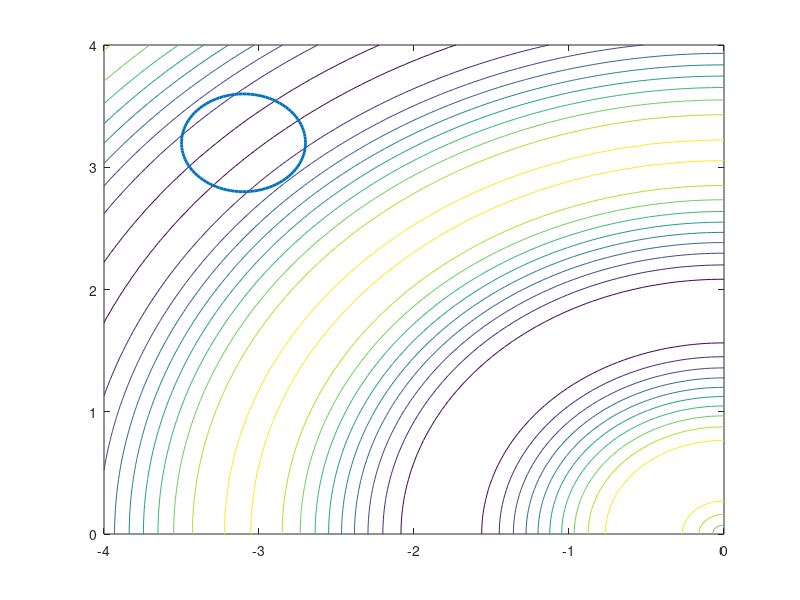

MATLAB code to generate this figure:
function test
    % threat_source = [6.2280, 17.781, 15.681, 6.5280, 22.581, 15.057, 21.036; 8.5230, 4.6080, 17.208, 13.629, 21.108, 11.835, 15.846; 2.2826, 1.9663, 2.8540, 2.0762, 1.9393, 2.4483, 2.4404];
    % threat_source = [6.77, 13.57, 10.13, 16.81, 14.04, 23.45; 23.07, 22.65, 17.48, 15.55, 11.22, 8.95; 1.93, 2.47, 1.49, 1.88, 2.52, 2.25];
    threat_source = [-3.1; 3.2; 0.4];

    x = linspace(-4,0,100);
    y = linspace(0,4,100);
    [xx, yy] = meshgrid(x, y);
    z = altitude(xx, yy);
    % for i=1:100
    %     for j=1:100
    %         z(i,j) = altitude([x(i);y(j)]);
    %     endfor
    % endfor 
    figure
    contour(x,y,z);
    plotThreat_source (threat_source);
    hold on;

    
endfunction

function z = altitude (x, y)
    a = 0.4;
    b = 2.6;
    d = 1.3;
    g = 2.4;
%     x = way_point(1,:);
%     y = way_point(2,:);
    z = a.*cos(b.*sqrt(x.^2+y.^2))+d.*sin(g.*sqrt(x.^2+y.^2));
endfunction

function plotThreat_source (threat_source)
    hold on
    for i = 1:columns(threat_source)
        plotCircle(threat_source(:,i));
    endfor
    hold off
endfunction

function plotCircle (threat_source)
    t = linspace(0,2*pi,100)'; 
    circsx = threat_source(3).*cos(t) + threat_source(1); 
    circsy = threat_source(3).*sin(t) + threat_source(2); 
    plot(circsx,circsy, "linewidth", 2); 
endfunction
